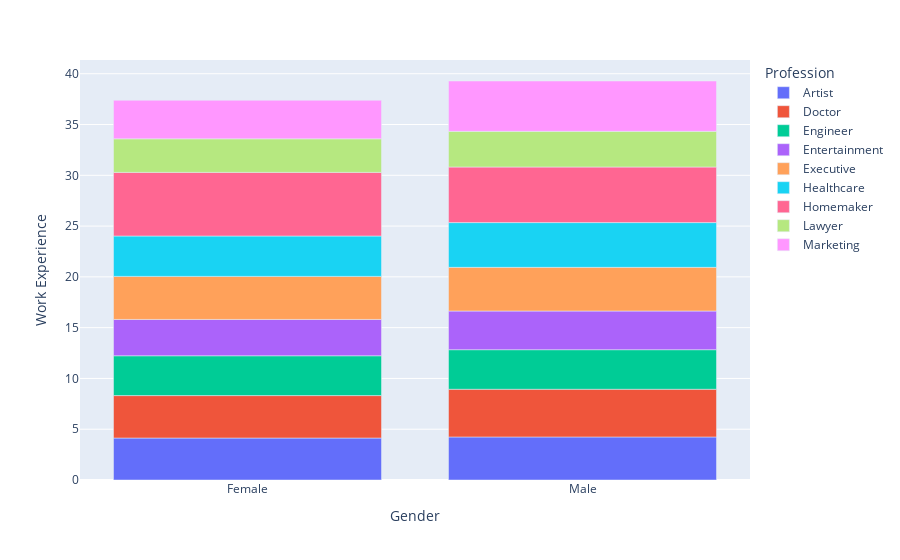

Notebook code cell kept with this figure:
### Code cell
px.bar(data_frame=z , x= 'Gender', y='Work Experience' , color = 'Profession')

### Figure 1 — Plotly figure (JSON) as saved in the notebook; plotly's stock layout.template omitted (floating-point values rounded to 4 significant figures)
{"data": [{"alignmentgroup": "True", "hovertemplate": "Profession=Artist<br>Gender=%{x}<br>Work Experience=%{y}<extra></extra>", "legendgroup": "Artist", "marker": {"color": "#636efa", "pattern": {"shape": ""}}, "name": "Artist", "offsetgroup": "Artist", "orientation": "v", "showlegend": true, "textposition": "auto", "type": "bar", "x": ["Female", "Male"], "xaxis": "x", "y": [4.134, 4.236], "yaxis": "y"}, {"alignmentgroup": "True", "hovertemplate": "Profession=Doctor<br>Gender=%{x}<br>Work Experience=%{y}<extra></extra>", "legendgroup": "Doctor", "marker": {"color": "#EF553B", "pattern": {"shape": ""}}, "name": "Doctor", "offsetgroup": "Doctor", "orientation": "v", "showlegend": true, "textposition": "auto", "type": "bar", "x": ["Female", "Male"], "xaxis": "x", "y": [4.178, 4.698], "yaxis": "y"}, {"alignmentgroup": "True", "hovertemplate": "Profession=Engineer<br>Gender=%{x}<br>Work Experience=%{y}<extra></extra>", "legendgroup": "Engineer", "marker": {"color": "#00cc96", "pattern": {"shape": ""}}, "name": "Engineer", "offsetgroup": "Engineer", "orientation": "v", "showlegend": true, "textposition": "auto", "type": "bar", "x": ["Female", "Male"], "xaxis": "x", "y": [3.92, 3.895], "yaxis": "y"}, {"alignmentgroup": "True", "hovertemplate": "Profession=Entertainment<br>Gender=%{x}<br>Work Experience=%{y}<extra></extra>", "legendgroup": "Entertainment", "marker": {"color": "#ab63fa", "pattern": {"shape": ""}}, "name": "Entertainment", "offsetgroup": "Entertainment", "orientation": "v", "showlegend": true, "textposition": "auto", "type": "bar", "x": ["Female", "Male"], "xaxis": "x", "y": [3.577, 3.808], "yaxis": "y"}, {"alignmentgroup": "True", "hovertemplate": "Profession=Executive<br>Gender=%{x}<br>Work Experience=%{y}<extra></extra>", "legendgroup": "Executive", "marker": {"color": "#FFA15A", "pattern": {"shape": ""}}, "name": "Executive", "offsetgroup": "Executive", "orientation": "v", "showlegend": true, "textposition": "auto", "type": "bar", "x": ["Female", "Male"], "xaxis": "x", "y": [4.239, 4.3], "yaxis": "y"}, {"alignmentgroup": "True", "hovertemplate": "Profession=Healthcare<br>Gender=%{x}<br>Work Experience=%{y}<extra></extra>", "legendgroup": "Healthcare", "marker": {"color": "#19d3f3", "pattern": {"shape": ""}}, "name": "Healthcare", "offsetgroup": "Healthcare", "orientation": "v", "showlegend": true, "textposition": "auto", "type": "bar", "x": ["Female", "Male"], "xaxis": "x", "y": [3.976, 4.408], "yaxis": "y"}, {"alignmentgroup": "True", "hovertemplate": "Profession=Homemaker<br>Gender=%{x}<br>Work Experience=%{y}<extra></extra>", "legendgroup": "Homemaker", "marker": {"color": "#FF6692", "pattern": {"shape": ""}}, "name": "Homemaker", "offsetgroup": "Homemaker", "orientation": "v", "showlegend": true, "textposition": "auto", "type": "bar", "x": ["Female", "Male"], "xaxis": "x", "y": [6.265, 5.471], "yaxis": "y"}, {"alignmentgroup": "True", "hovertemplate": "Profession=Lawyer<br>Gender=%{x}<br>Work Experience=%{y}<extra></extra>", "legendgroup": "Lawyer", "marker": {"color": "#B6E880", "pattern": {"shape": ""}}, "name": "Lawyer", "offsetgroup": "Lawyer", "orientation": "v", "showlegend": true, "textposition": "auto", "type": "bar", "x": ["Female", "Male"], "xaxis": "x", "y": [3.304, 3.511], "yaxis": "y"}, {"alignmentgroup": "True", "hovertemplate": "Profession=Marketing<br>Gender=%{x}<br>Work Experience=%{y}<extra></extra>", "legendgroup": "Marketing", "marker": {"color": "#FF97FF", "pattern": {"shape": ""}}, "name": "Marketing", "offsetgroup": "Marketing", "orientation": "v", "showlegend": true, "textposition": "auto", "type": "bar", "x": ["Female", "Male"], "xaxis": "x", "y": [3.795, 4.958], "yaxis": "y"}], "layout": {"barmode": "relative", "legend": {"title": {"text": "Profession"}, "tracegroupgap": 0}, "margin": {"t": 60}, "xaxis": {"anchor": "y", "domain": [0, 1], "title": {"text": "Gender"}}, "yaxis": {"anchor": "x", "domain": [0, 1], "title": {"text": "Work Experience"}}}}
